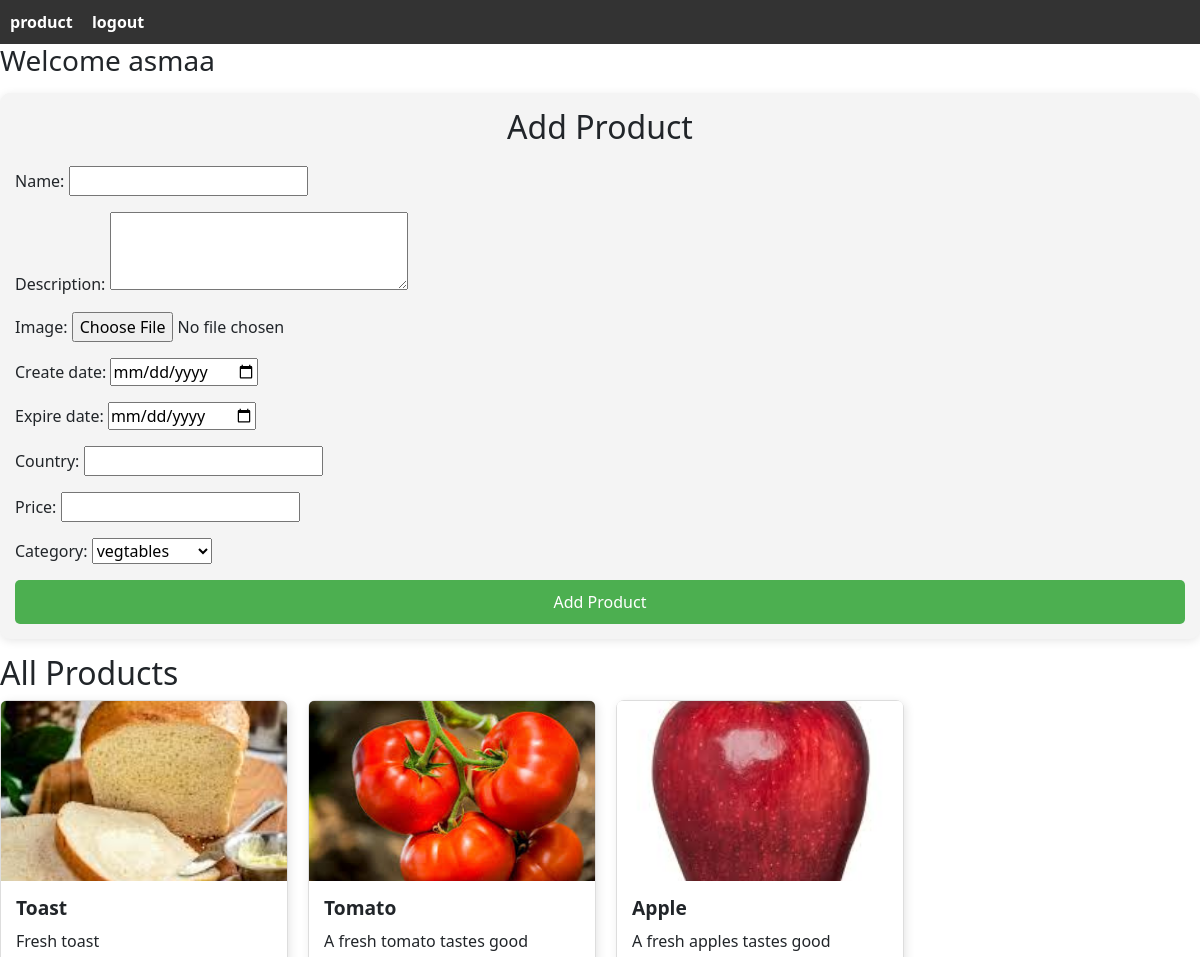
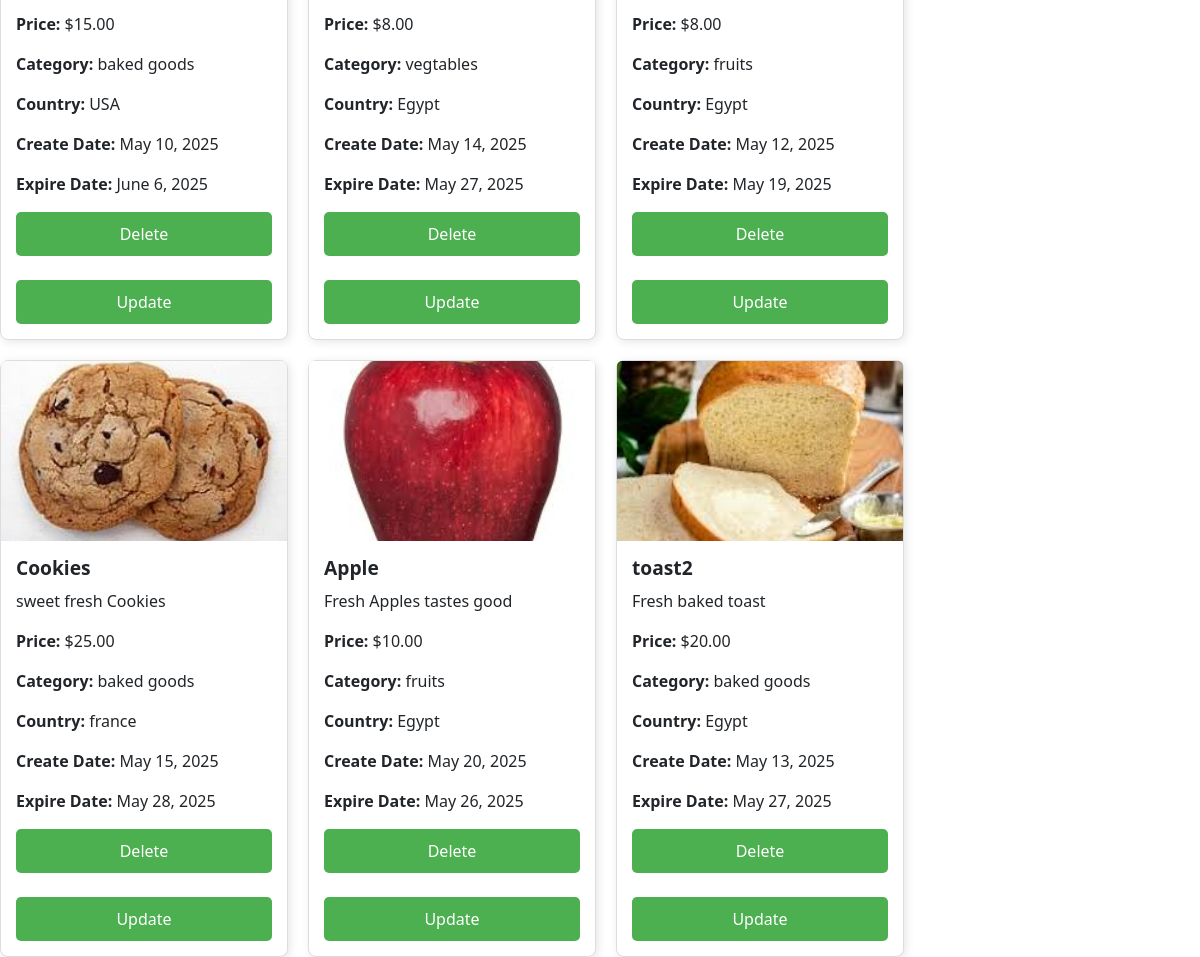
The app's page /product/ (signed in) with its own data (2 pictures, top to bottom).
### product/models.py (models this page shows, shortened)
class Product(models.Model):
    id=models.AutoField(primary_key=True)
    name=models.CharField(max_length=30)
    description=models.CharField(max_length=70,null=True)
    image=models.FileField(upload_to='productImages/',null=False, blank=False)
    create_date=models.DateField()
    expire_date=models.DateField()
    country= models.CharField(max_length=50)
    price= models.DecimalField(max_digits=6, decimal_places=2)
    category=models.ForeignKey(Category, on_delete=models.CASCADE, null=True)

class Category(models.Model):
    category=models.CharField(max_length=50,choices=cat_product)
    def __str__(self):
        return self.category

### product/views.py (the view, shortened to what this page needs)
# urls.py: path('product/', Product.as_view(), name='product'),
class Product(View):
    def get(self,request):
        if request.session.get('username'):
          context = {}
          form = ProductForm()
          category_form = CategoryForm()
          allproducts=ProductModel.objects.all()
          categories = Category.objects.all()
          context['product'] = allproducts
          context['categories'] = categories
          context['form'] = form
          context['category_form'] = category_form
          return render(request,'product.html',context=context)
        else:
          return redirect('login')

### product/forms.py
class ProductForm(forms.ModelForm):
    class Meta:
        model = Product
        fields = "__all__"
        exclude = ['category']
        widgets = {
            'description': forms.Textarea(attrs={'name':'body', 'rows':3, 'cols':30}),
            'create_date': forms.DateInput(attrs={'type': 'date'}),
            'expire_date': forms.DateInput(attrs={'type': 'date'}),
        }

class CategoryForm(forms.Form):
    category = forms.ChoiceField(choices=[ (category.pk,category.category) for category in Category.objects.all()])

### product/templates/product.html (shortened to what this page needs)
{% extends 'base.html' %}
{% load static %}
{% block form %}
<h3>Welcome {{request.session.username}}</h3>
 <div class="form-section">
<h2 class="try">Add Product</h2>
  <form method="POST" enctype="multipart/form-data">
    {{ form.as_p }}
    {{ category_form.as_p }}
  <button type="submit" class="btn btn-primary">Add Product</button>
</form>
</div>
{% endblock form %}
{% block cards %}
<h2>All Products</h2>
<div class="card-container">
{% for product in product %}
<div class="card" style="width:  18rem;">
  <img src="{{ product.image.url }}" class="card-img-top" alt="{{ product.name }}">
  <div class="card-body">
    <h5 class="card-title">{{ product.name }}</h5>
    <p class="card-text">{{ product.description }}</p>
    <p class="card-text"><strong>Price:</strong> ${{ product.price }}</p>
    <p class="card-text"><strong>Category:</strong> {{ product.category }}</p>
    <p class="card-text"><strong>Country:</strong> {{ product.country }}</p>
    <p class="card-text"><strong>Create Date:</strong> {{ product.create_date }}</p>
    <p class="card-text"><strong>Expire Date:</strong> {{ product.expire_date }}</p>
    <a href="{% url 'delete_product' product.id %}" class="btn btn-danger  me-2">Delete</a>
    <br><br>
    <a href="{% url 'update_product' product.id %}" class="btn btn-primary  ">Update</a>
  </div>
</div>
{% endfor %}
</div>
{% endblock cards %}

### static/css/product.css (style rules this page uses)
.form-section { max-width: auto; margin: 15px auto; padding: 15px; background: #f4f4f4; border-radius: 10px; box-shadow: 0 2px 10px rgba(0,0,0,0.1); }
.form-section h2 { text-align: center; margin-bottom: 20px; }
.btn { background-color: #4CAF50; color: white; padding: 10px 18px; border: none; border-radius: 5px; cursor: pointer; width: 100%; }
.card img { width: 100%; height: 180px; object-fit: cover; }
.card-body { padding: 15px; }
.card-title { margin-bottom: 10px; font-size: 1.2rem; font-weight: bold; }
.card-container { display: flex; flex-wrap: wrap; gap: 20px; justify-content: flex-start; }
.card { border: 1px solid #ddd; border-radius: 8px; width: 18rem; box-shadow: 2px 2px 10px rgba(0,0,0,0.1); }

### records on screen
Product: image (picture), name "Toast", description "Fresh toast", price "15.00", category "baked goods", country "USA", create_date "May 10, 2025", expire_date "June 6, 2025"
Product: image (picture), name "Tomato", description "A fresh tomato tastes good", price "8.00", category "vegtables", country "Egypt", create_date "May 14, 2025", expire_date "May 27, 2025"
Product: image (picture), name "Apple", description "A fresh apples tastes good", price "8.00", category "fruits", country "Egypt", create_date "May 12, 2025", expire_date "May 19, 2025"
Product: image (picture), name "Cookies", description "sweet fresh Cookies", price "25.00", category "baked goods", country "france", create_date "May 15, 2025", expire_date "May 28, 2025"
Product: image (picture), name "Apple", description "Fresh Apples tastes good", price "10.00", category "fruits", country "Egypt", create_date "May 20, 2025", expire_date "May 26, 2025"
Product: image (picture), name "toast2", description "Fresh baked toast", price "20.00", category "baked goods", country "Egypt", create_date "May 13, 2025", expire_date "May 27, 2025"

### other values on screen
{{ request.session.username }} "asmaa"
